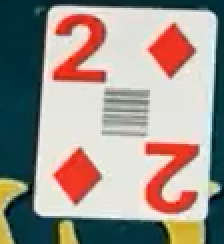
#> input picture hold'em v2/tests/fixtures/dealer_live/2D_read-as-7D.png, 112 x 122 px (shown 2 times larger)
$ python -i audit_templates.py   (imports and definitions only)
#> lines starting #> are read from the running program, lines starting #| are printed output that depends on the picture; after the words box and inside, x2 and y2 are one past the last pixel; in counts of white or black regions, pixels touching at a corner belong together
"""Find card templates that were learned wrongly.

Teaching saves whatever glyph the recogniser extracted. If a card was labelled
by mistake, or its index was split badly, the bad sample sits in the library
and quietly drags every later reading towards the wrong answer - a clipped
club, for instance, matches almost anything and turns kings of spades into
kings of clubs.

Two checks:

  shape     a suit template that is not shaped like a pip at all
  parts     a template holding more than it should - a rank that swept in the
            suit, the barcode or the upside-down index at the foot of the card,
            or a suit with a stray fragment stuck to it, which shrinks the pip
            when the glyph is scaled and makes it match its own suit poorly
  rivals    a suit template that matches the other suit of its colour clearly
            better than its own

Run:  python tools/audit_templates.py                 (report only)
      python tools/audit_templates.py --remove        (delete what it flags)
      python tools/audit_templates.py --sheet out.png (contact sheet to eyeball)
"""

import argparse
import glob
import os
import sys

import cv2
import numpy as np

sys.path.insert(0, os.path.dirname(os.path.dirname(os.path.abspath(__file__))))

from config.settings import TEMPLATE_DIR  # noqa: E402
from recognition.card_recognizer import _match_score  # noqa: E402

SAME_COLOUR = {"H": "D", "D": "H", "S": "C", "C": "S"}

# How much better a template must match the other suit of its colour before it
# is called wrong. Spades and clubs are close shapes and honest samples sit
# only a little apart, so a small lead means nothing.
RIVAL_MARGIN = 0.15


# [10 lines left out: function learned, not called in this run]


def label_of(path):
    return os.path.basename(path).split("_")[0]


def pip_shape(image):
    """(solidity, widest) for a suit glyph, or None when it has no ink.

    `widest` is where the widest row sits, 0 at the top: a heart is widest near
    the top, a diamond across its middle.
    """
    binary = (image > 127).astype(np.uint8)
    contours, _ = cv2.findContours(binary, cv2.RETR_EXTERNAL, cv2.CHAIN_APPROX_SIMPLE)
    if not contours:
        return None
    contour = max(contours, key=cv2.contourArea)
    hull = cv2.contourArea(cv2.convexHull(contour))
    rows = np.nonzero(binary.sum(axis=1))[0]
    if hull <= 0 or rows.size == 0:
        return None
    height = rows[-1] - rows[0] + 1
    widest = (int(np.argmax(binary.sum(axis=1))) - rows[0]) / float(max(1, height))
    return cv2.contourArea(contour) / hull, widest


# Envelopes measured from known-good samples of this casino's artwork, widened
# so an honest sample is never flagged.
PIP_LIMITS = {
    "H": {"solidity": (0.86, 0.99), "widest": (0.05, 0.35)},
    "D": {"solidity": (0.90, 1.00), "widest": (0.35, 0.60)},
    "S": {"solidity": (0.74, 0.92), "widest": (0.38, 0.65)},
    "C": {"solidity": (0.70, 0.92), "widest": (0.38, 0.70)},
}


def check_shape(path):
    """Reason this suit template is not shaped like its label, or None."""
    label = label_of(path)
    limits = PIP_LIMITS.get(label)
    image = cv2.imread(path, cv2.IMREAD_GRAYSCALE)
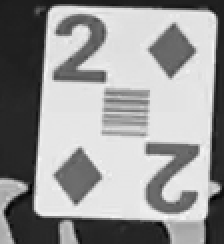
#> image: shape (122, 112) (shown 2 times larger); min 0, max 253, mean 150.7
    if image is None:
        return "unreadable file"
    shape = pip_shape(image)
#> in pip_shape, `binary = (image > 127).astype(np.uint8)`:
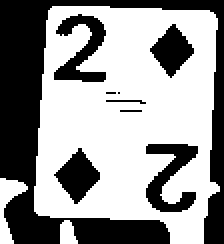
#> binary: shape (122, 112) (shown 2 times larger); values 0 (black) and 1 (white), 59% white; 9 black regions (3 under 20 px)
#> in pip_shape, `contours, _ = cv2.findContours(binary, cv2.RETR_EXTERNAL, cv2.CHAIN_AP..`: contours = 3 contours; box (x1, y1, x2, y2) and area: (17, 3, 110, 122) 9141, (0, 89, 14, 122) 159, (30, 110, 39, 122) 66
#> in pip_shape, `contour = max(contours, key=cv2.contourArea)`: contour = contour of 61 points, box (x1, y1, x2, y2) (17, 3, 110, 122), area 9141
#> in pip_shape, `hull = cv2.contourArea(cv2.convexHull(contour))`: hull = 9857.5
#> in pip_shape, `rows = np.nonzero(binary.sum(axis=1))[0]`: rows = 119 values from 3 to 121
#> in pip_shape, `height = rows[-1] - rows[0] + 1`: height = 119
#> in pip_shape, `widest = (int(np.argmax(binary.sum(axis=1))) - rows[0]) / float(max(1,..`: widest = 0.866
#> shape = (0.927, 0.866)
    if shape is None or limits is None:
        return "no ink" if shape is None else None
    solidity, widest = shape
    low, high = limits["solidity"]
    if not low <= solidity <= high:
        return "solidity %.2f outside %s for %s" % (solidity, (low, high), label)
    low, high = limits["widest"]
    if not low <= widest <= high:
        return "widest point %.2f outside %s for %s" % (widest, (low, high), label)
    return None


# [115 lines left out: functions check_rival_suit, marks_in, check_parts, audit, contact_sheet, main, not called in this run]


# [2 lines not run here, left out]

>>> result = check_shape('../tests/fixtures/dealer_live/2D_read-as-7D.png')

$ run again, on hold'em v2/tests/fixtures/dealer_live/5H_036.png
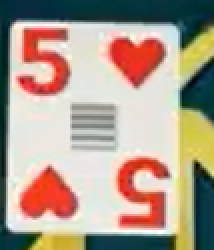
#> input picture hold'em v2/tests/fixtures/dealer_live/5H_036.png, 107 x 125 px (shown 2 times larger)
#> in check_shape, `image = cv2.imread(path, cv2.IMREAD_GRAYSCALE)`:
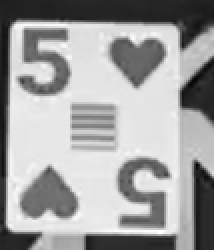
#> image: shape (125, 107) (shown 2 times larger); min 2, max 255, mean 160.2
#> in pip_shape, `binary = (image > 127).astype(np.uint8)`:
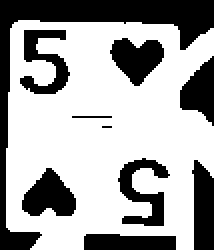
#> binary: shape (125, 107) (shown 2 times larger); values 0 (black) and 1 (white), 65.1% white; 10 black regions (1 under 20 px)
#> contours = 1 contour; box (x1, y1, x2, y2) and area: (3, 10, 107, 125) 10107
#> contour = contour of 80 points, box (x1, y1, x2, y2) (3, 10, 107, 125), area 10107
#> hull = 11314
#> rows = 115 values from 10 to 124
#> height = 115
#> widest = 0.557
#> shape = (0.893, 0.557)

$ run again, on hold'em v2/tests/fixtures/dealer_live/5H_075.png
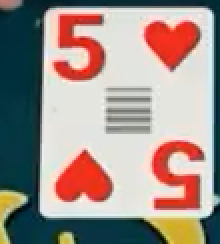
#> input picture hold'em v2/tests/fixtures/dealer_live/5H_075.png, 110 x 122 px (shown 2 times larger)
#> in check_shape, `image = cv2.imread(path, cv2.IMREAD_GRAYSCALE)`:
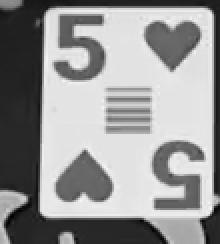
#> image: shape (122, 110) (shown 2 times larger); min 0, max 247, mean 149.1
#> in pip_shape, `binary = (image > 127).astype(np.uint8)`:
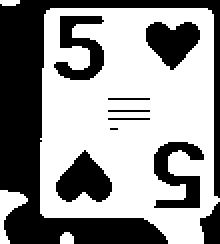
#> binary: shape (122, 110) (shown 2 times larger); values 0 (black) and 1 (white), 57.8% white; 10 black regions (1 under 20 px)
#> contours = 4 contours, 1 with area under 20; largest, box (x1, y1, x2, y2) and area: (20, 4, 110, 122) 9118, (0, 95, 14, 122) 130, (30, 116, 37, 122) 26
#> contour = contour of 46 points, box (x1, y1, x2, y2) (20, 4, 110, 122), area 9118
#> hull = 9681
#> rows = 121 values from 0 to 121
#> height = 122
#> widest = 0.852
#> shape = (0.942, 0.852)
